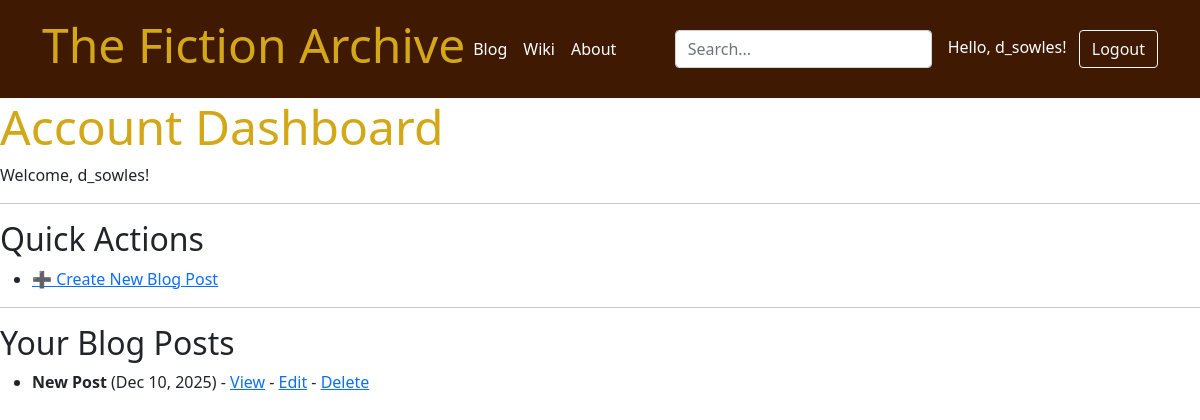
/account/ (signed in), run on an earlier commit of the app's database.
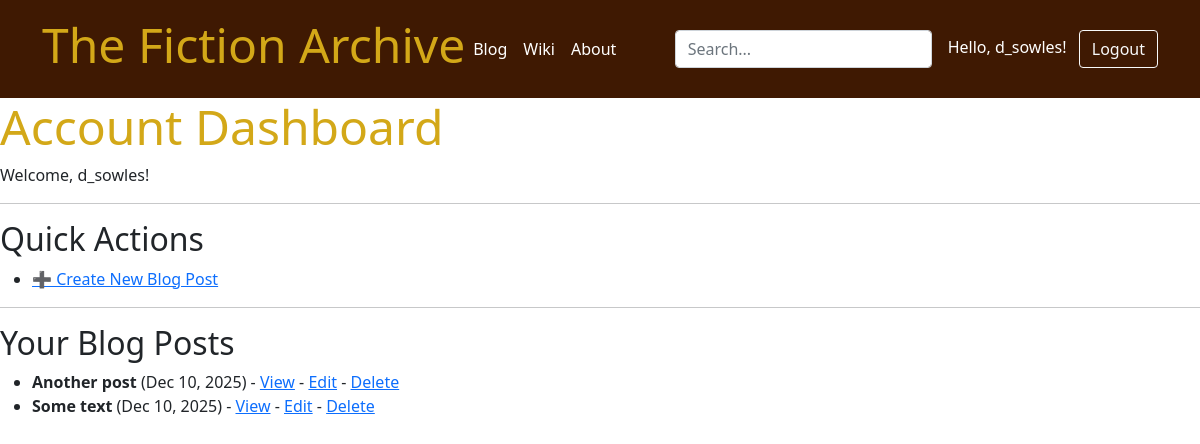
And on a later commit of the database.
### blog/models.py (models this page shows, shortened)
class Post(models.Model):
    title = models.CharField(max_length=200)
    slug = models.SlugField(unique=True, blank=True)
    content = models.TextField()
    created_at = models.DateTimeField(auto_now_add=True)
    updated_at = models.DateTimeField(auto_now=True)
    published = models.BooleanField(default=True)
    featured_image = models.ImageField(upload_to='blog_images/', blank=True, null=True)
    author = models.ForeignKey(User, on_delete=models.CASCADE, related_name="posts", null=True, blank=True)

### blog/views.py (the view)
# urls.py: path('account/', views.account_dashboard, name='account-dashboard'),
@login_required
def account_dashboard(request):
    posts = Post.objects.filter(author=request.user).order_by('-created_at')
    return render(request, "account/dashboard.html", {
        "posts": posts,
})

### blog/templates/account/dashboard.html
{% extends "base.html" %}
{% block content %}
<h1>Account Dashboard</h1>
<p>Welcome, {{ request.user.username }}!</p>
<hr>
<h2>Quick Actions</h2>
<ul>
    <li><a href="{% url 'blog-create' %}">➕ Create New Blog Post</a></li>
</ul>
<hr>
<h2>Your Blog Posts</h2>
{% if posts %}
    <ul>
        {% for post in posts %}
            <li>
                <strong>{{ post.title }}</strong>
                ({{ post.created_at|date:"M d, Y" }})
                - <a href="{% url 'blog-detail' slug=post.slug %}">View</a>
                - <a href="{% url 'blog-update' slug=post.slug %}">Edit</a>
                - <a href="{% url 'blog-delete' slug=post.slug %}">Delete</a>
            </li>
        {% endfor %}
    </ul>
{% else %}
    <p>You have not created any posts yet.</p>
{% endif %}
{% endblock %}

### templates/base.html (shortened to what this page needs)
<!DOCTYPE html>
<html lang="en">
<head>
    <link href="https://cdn.jsdelivr.net/npm/bootstrap@5.0.2/dist/css/bootstrap.min.css" rel="stylesheet">
    {% load static %}
    <link rel="stylesheet" href="{% static 'css/base.css' %}" />
</head>
<body>
    <header class="p-3 bg-dark text-white" id="site-header">
        <div class="container">
          <div class="d-flex flex-wrap align-items-center justify-content-center justify-content-lg-start">
            <a href="./" class="d-flex align-items-center mb-2 mb-lg-0 text-white text-decoration-none">
                <h1>The Fiction Archive</h1>
            </a>
            <ul class="nav col-12 col-lg-auto me-lg-auto mb-2 justify-content-center mb-md-0">
              <li><a href="#" class="nav-link px-2 text-white">Blog</a></li>
              <li><a href="#" class="nav-link px-2 text-white">Wiki</a></li>
              <li><a href="#" class="nav-link px-2 text-white">About</a></li>
            </ul>
            <form class="col-12 col-lg-auto mb-3 mb-lg-0 me-lg-3">
              <input type="search" class="form-control form-control-dark" placeholder="Search..." aria-label="Search">
            </form>
            <div class="text-end">
                {% if user.is_authenticated %}
                    <span class="text-white me-2">Hello, {{ user.username }}!</span>
                    <a href="{% url 'logout' %}" class="btn btn-outline-light">Logout</a>
                {% else %}
                    <a href="{% url 'login' %}" class="btn btn-outline-light me-2">Login</a>
                    <a href="{% url 'register' %}" class="btn btn-warning">Sign-up</a>
                {% endif %}
            </div>
          </div>
        </div>
    </header>
    {% block content %}<h1>No Content</h1>{% endblock %}
</body>
</html>

### static/css/base.css (style rules this page uses)
#site-header { background-color: rgb(63, 25, 2) !important; }
h1 { font-size: 3rem; color: rgb(211, 168, 24); }

What changed in the data, as far as the page shows it:
removed Post: title "New Post", created_at "Dec 10, 2025"
added Post: title "Another post", created_at "Dec 10, 2025"
added Post: title "Some text", created_at "Dec 10, 2025"
